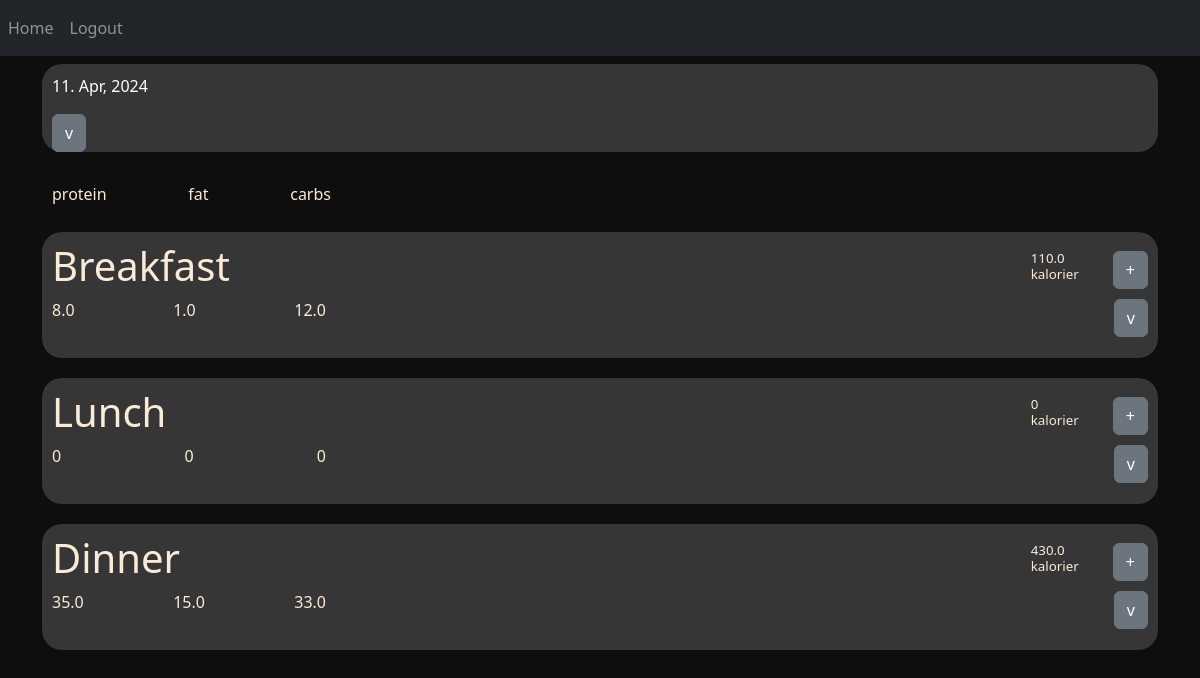
Screenshot of / (signed in) with the database file from the repository.
### website/models.py (models this page shows)
class Meal(db.Model):
    id = db.Column(db.Integer, primary_key=True)
    day_id = db.Column(db.Integer, db.ForeignKey('day.id'))
    products = db.Column(db.PickleType)
    def get_nutrition(self):
        nutrition = {"kcal": 0, "protein": 0, "fat": 0, "carbs": 0}
        for (id, amount) in self.products.items():
            for (key, item) in Product.query.get(id).get_nutrition().items():
                nutrition[key] += item * amount / 100
        return nutrition

### website/views.py (the view)
@views.route('/', methods=['GET', 'POST'])
@login_required
def home():
    nutrition_list = []
    if request.method == 'POST':
        mealTime = request.form.get('button')
        print(mealTime)
        return redirect(url_for('views.add_product', mealTime = mealTime))
    if not current_user.selected_day:
        new_day = Day(date = datetime.now().strftime('%Y-%m-%d'), user_id = current_user.id)
        db.session.add(new_day)
        db.session.commit()
        current_user.selected_day = new_day.id
    current_day = Day.query.get(current_user.selected_day) if current_user.selected_day else None
    existing_meals = Meal.query.filter(Meal.day_id == current_day.id).all()
    productNames = {}
    if not existing_meals:
        for i in range(3):
            new_meal = Meal(day_id = current_day.id)
            db.session.add(new_meal)
            db.session.commit()
        nutrition_list = [{"kcal": 0, "protein": 0, "fat": 0, "carbs": 0}, {"kcal": 0, "protein": 0, "fat": 0, "carbs": 0}, {"kcal": 0, "protein": 0, "fat": 0, "carbs": 0}]
    if existing_meals:
        for meal in existing_meals:
            if meal.products:
                for id in meal.products.keys():
                    productNames[id] = Product.query.get(id).name
                print(meal.get_nutrition())
                nutrition_list.append(meal.get_nutrition())
            else:
                nutrition_list.append({"kcal": 0, "protein": 0, "fat": 0, "carbs": 0})
    print(nutrition_list)
    return render_template("home.html", user=current_user, current_day=current_day, nutrition_list=nutrition_list, productNames = productNames)

### website/__init__.py (called while the page is built)
def create_app():
    app = Flask(__name__)
    app.config['SECRET_KEY'] = 'hjshjhdjah kjshkjdhjs'
    app.config['SQLALCHEMY_DATABASE_URI'] = f'sqlite:///{DB_NAME}'
    db.init_app(app)
    from .views import views
    from .auth import auth
    app.register_blueprint(views, url_prefix='/')
    app.register_blueprint(auth, url_prefix='/')
    from .models import User, Day, Product
    with app.app_context():
        db.create_all()
    login_manager = LoginManager()
    login_manager.login_view = 'auth.login'
    login_manager.init_app(app)
    @login_manager.user_loader
    def load_user(id):
        return User.query.get(int(id))
    return app

### website/models.py (called while the page is built)
    def get_nutrition(self):
        return {"kcal": self.kcal, "protein": self.protein, "fat": self.fat, "carbs": self.carbs}

### website/templates/home.html (shortened to what this page needs)
{% extends "base.html" %} {% block title %}Home{% endblock %} {% block content
    %}
<div style="background-color: rgb(54, 54, 54); padding-left: 10px; padding-right: 10px; padding-top:10px; border-radius: 20px; margin-bottom: 20px;">
  <div>
    <p id="displayDate" style="color: white;"></p>
  </div>
  <button class="btn btn-secondary" type="button" data-bs-toggle="collapse" data-bs-target="#top-calender" aria-expanded="false" aria-controls="top-calender">
    v
  </button>
</div>
<div>
  <ul class="list-group list-group-flush" id="notes">
    {% if current_day %}
        {% set meal_types = ['Breakfast', 'Lunch', 'Dinner'] %}
        <div style="display: flex; flex-direction: row; margin: 10px; justify-content: space-between; width: 25%;">
          <p style="color: antiquewhite;"> protein </p>
          <p style="color: antiquewhite;"> fat </p>
          <p style="color: antiquewhite;"> carbs </p>
        </div>
        {% for meal in current_day.meals %}
        <div style="background-color: rgb(54, 54, 54); padding-left:10px; padding-right:10px;padding-top:10px; border-radius: 20px; margin-bottom: 20px;">
          <div style="background-color: rgb(54, 54, 54); border-top-left-radius: 20px; border-top-right-radius: 20px;">
            <div class="d-inline-flex gap-1" style="display: flex; flex-direction: row; align-items: center; justify-content: space-between; width: 100%;">
              <h1 style="color: antiquewhite; ">{{ meal_types[loop.index - 1] }}</h1>
                <div style="display: flex; flex-direction: row; justify-content: right; align-items: center; width: 25%; align-items: center;">
                  <h4 style="color: antiquewhite; margin-right: 10%; font-size: smaller; width: 20%;">{{ nutrition_list[loop.index - 1]["kcal"] }} kalorier</h4>
                  <form action="/" method="post">
                    <button class="btn btn-secondary" name="button" type="submit" value="{{loop.index - 1}}">
                      <a class="nav-item nav-link" id="add_product" >+</a>
                    </button>
                  </form>
                </div>
            </div>
          </div>
          <div style="margin-bottom: 20px; ">
            <div  id="parentDiv{{loop.index}}" style="display: flex; flex-direction: row; justify-content: space-between; align-items: center; background-color: rgb(54, 54, 54);" >
                <div style="display: flex; flex-direction: row; align-items: center; justify-content: space-between; width: 25%;">
                  <p style="color: antiquewhite;"> {{ nutrition_list[loop.index - 1]["protein"] }} </p>
                  <p style="color: antiquewhite;"> {{ nutrition_list[loop.index - 1]["fat"] }} </p>
                  <p style="color: antiquewhite;"> {{ nutrition_list[loop.index - 1]["carbs"] }} </p>
                </div>
                <button class="btn btn-secondary" type="button" data-bs-toggle="collapse" data-bs-target="#collapseExample{{loop.index}}" aria-expanded="false" aria-controls="collapseExample">
                  v
                </button>
            </div>
          </div>
        </div>
        {% endfor %}
    {% else %}
        <p style="color: antiquewhite;">No meals recorded for today.</p>
    {% endif %}
  </ul>
</div>
{% endblock %}

### website/templates/base.html (shortened to what this page needs)
<!DOCTYPE html>
<html>
  <head>
    <link
      rel="stylesheet"
      href="https://stackpath.bootstrapcdn.com/bootstrap/4.4.1/css/bootstrap.min.css"
    />
    <link
      rel="stylesheet"
      href="https://stackpath.bootstrapcdn.com/font-awesome/4.7.0/css/font-awesome.min.css"
    />
    <link href="https://cdn.jsdelivr.net/npm/bootstrap@5.3.3/dist/css/bootstrap.min.css" rel="stylesheet">
  </head>
  <body style="background-color: rgb(14, 14, 14);">
    <nav class="navbar navbar-expand-lg navbar-dark bg-dark">
      <div class="collapse navbar-collapse" id="navbar">
        <div class="navbar-nav">
          {% if user.is_authenticated %}
          <a class="nav-item nav-link" id="home" href="/">Home</a>
          <a class="nav-item nav-link" id="logout" href="/logout">Logout</a>
          {% else %}
          <a class="nav-item nav-link" id="login" href="/login">Login</a>
          <a class="nav-item nav-link" id="signUp" href="/sign-up">Sign Up</a>
          {% endif %}
        </div>
      </div>
    </nav>
    <div class="container">{% block content %} {% endblock %}</div>
  </body>
</html>

### rows the page displays
Meal: meal_types "Breakfast", nutrition_list "110.0", nutrition_list "8.0", nutrition_list "1.0", nutrition_list "12.0"
Meal: meal_types "Lunch", nutrition_list "0"
Meal: meal_types "Dinner", nutrition_list "430.0", nutrition_list "35.0", nutrition_list "15.0", nutrition_list "33.0"
